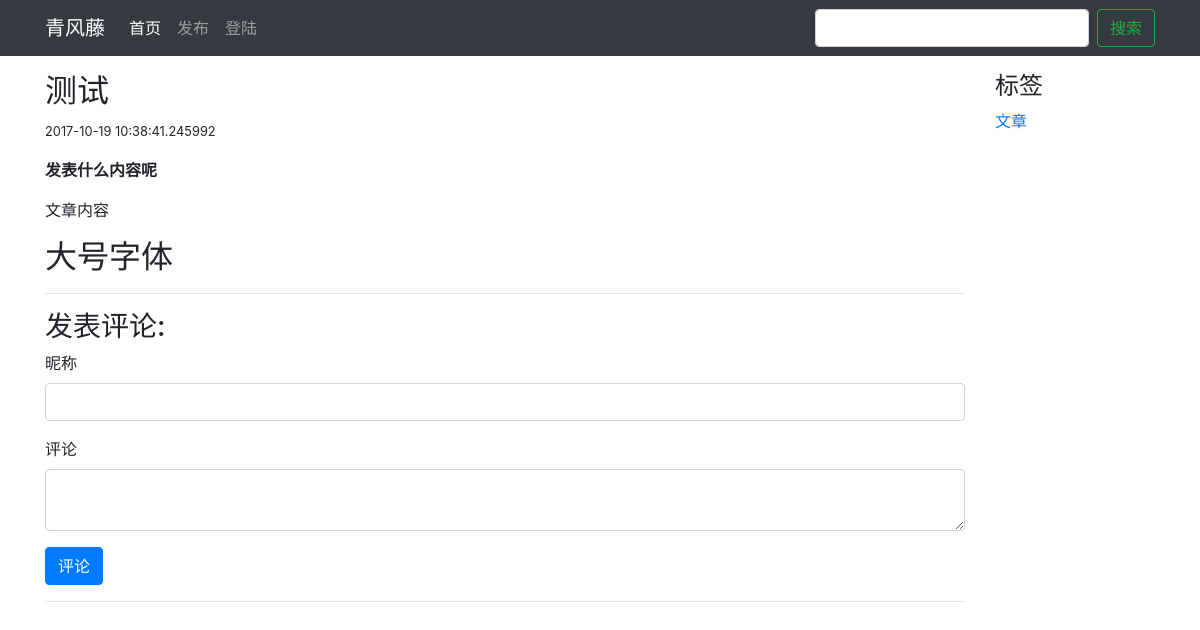
Before: /blog/post/5 with the older database file.
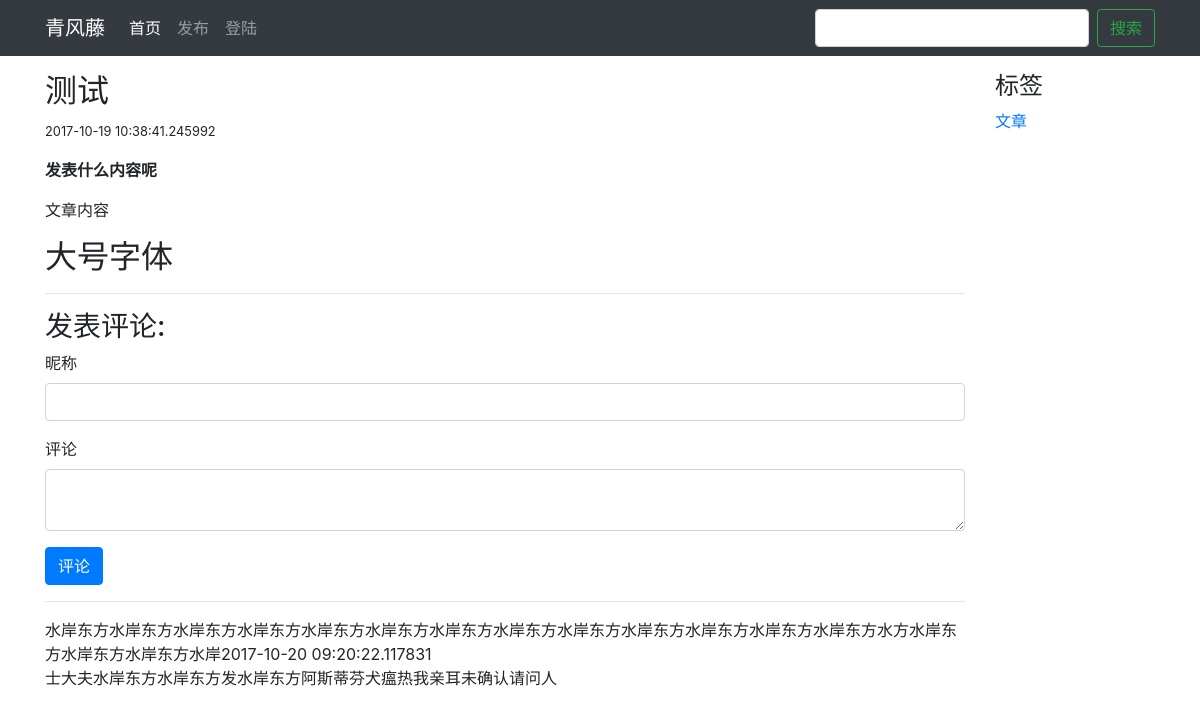
After: the same page with the newer database file.
### webapp/models.py (models this page shows, shortened)
class Tag(db.Model):
    id = db.Column(db.Integer(), primary_key=True)
    title = db.Column(db.String(255))

class Comment(db.Model):
    id = db.Column(db.Integer(), primary_key=True)
    name = db.Column(db.String(255))
    text = db.Column(db.Text())
    date = db.Column(db.DateTime())
    post_id = db.Column(db.Integer(), db.ForeignKey('post.id'))

### webapp/controllers/blog.py (the view, shortened to what this page needs)
@blog_blueprint.route('/post/<int:post_id>', methods=('GET', 'POST'))
def post(post_id):
    form = CommentForm()
    post = Post.query.get_or_404(post_id)
    tags = post.tags
    comments = post.comments.order_by(Comment.date.desc()).all()
    if current_user.is_active:
        form.name.data=current_user.username
    return render_template('post.html',
                           post=post,
                           tags=tags,
                           comments=comments,
                           form=form)

### webapp/forms.py
class SearchForm(FlaskForm):
    keyword=StringField(u'搜索',[DataRequired(),Length(max=30)])

class CommentForm(FlaskForm):
    LANGUAGES = ['zh']
    name = StringField(
        u'昵称',
        validators=[DataRequired(), Length(max=255)]
    )
    text = TextAreaField(u'评论', validators=[DataRequired()])

### webapp/controllers/blog.py (called while the page is built)
@blog_blueprint.before_request
def before_request():
    g.search_form = SearchForm()
    g.tags = Tag.query.all()

### webapp/templates/blog/post.html (shortened to what this page needs)
{% extends "blog/base.html" %}
{% block body %}
     <div >
        <div >
            <h2>{{ post.title }}</h2>
            <small>{{ post.publish_date }}</small>
            <p>{{ post.text | safe}}</p>
        </div >
        <hr >
        <h3>发表评论:</h3>
        <form method="POST" action="{{ url_for('.post',post_id=post.id) }}">
            <div class="form-group">
                {{ form.name.label() }}
                {{ form.name(class="form-control") }}
            </div>
            <div class="form-group">
                {{ form.text.label() }}
                {{ form.text(class="form-control") }}
            </div>
            <input class="btn btn-primary" type="submit" value="评论">
        </form>
        <hr >
        {% for item in comments %}
                <div class="well">
                    <div>{{ item.name }}{{ item.date }}</div>
                    <div>{{ item.text }}</div>
                </div>
        {% endfor %}
    </div>
{% endblock %}

### webapp/templates/blog/base.html (shortened to what this page needs)
<!DOCTYPE html>
<html lang="en">
<head>
    <link rel="stylesheet" href="https://maxcdn.bootstrapcdn.com/bootstrap/4.0.0-beta/css/bootstrap.min.css"
>
    <link rel="stylesheet" type="text/css" href="/static/public.css">
</head>
<body>
<header class="navbar navbar-dark bg-dark navbar-expand-lg bd-navbar">
    <div class="container">
        <a class="navbar-brand" href="{{ url_for('blog.home') }}">青风藤</a>
        <div class="collapse navbar-collapse" id="navbarSupportedContent">
            <ul class="navbar-nav mr-auto">
                <li class="nav-item active">
                    <a class="nav-link" href="{{ url_for('blog.home') }}">首页 <span class="sr-only">(current)</span></a>
                </li>
                <li class="nav-item">
                    <a class="nav-link" href="{{ url_for('blog.new') }}">发布</a>
                </li>
                <li class="nav-item">
                    {% if current_user.is_active %}
                        <a class="nav-link" href="{{ url_for('main.logout') }}">注销</a>
                    {% else %}
                        <a class="nav-link" href="{{ url_for('main.login') }}">登陆</a>
                    {% endif %}
                </li>
            </ul>
            <form class="form-inline my-2 my-lg-0" action="{{ url_for('blog.search') }}" method="POST">
                {{ g.search_form.keyword(class="form-control mr-sm-2") }}
                <button class="btn btn-outline-success my-2 my-sm-0" type="submit">搜索</button>
            </form>
        </div>
    </div>
</header>
<div class="container">
    <div class="row flex-xl-nowrap">
        <div class=" d-xl-block col-12 col-xl-2 bd-toc py-md-3">
            <div class="widget">
                <h4 class="title">标签</h4>
                <div class="content tag-cloud">
                    {% for tag in g.tags %}
                    <a href="{{ url_for('blog.tag',id=tag.id) }}">{{ tag.title }}</a>
                    {% endfor %}
                </div>
            </div>
        </div>
        <main class="bd-content col-12 col-md-12 col-xl-10 py-md-3 ">
            {% block body %}
            {% endblock %}
        </main>
    </div>
</div>
</body>
</html>

Changed rows visible on the page:
added Comment: name "水岸东方水岸东方水岸东方水岸东方水岸东方水岸东方水岸东方水岸东方水岸东方水岸东方水岸东方水岸东方水岸东方水方水岸东方水岸东方水岸东方水岸", date "2017-10-20 09:20:22.117831", text "士大夫水岸东方水岸东方发水岸东方阿斯蒂芬犬瘟热我亲耳未确认请问人"
